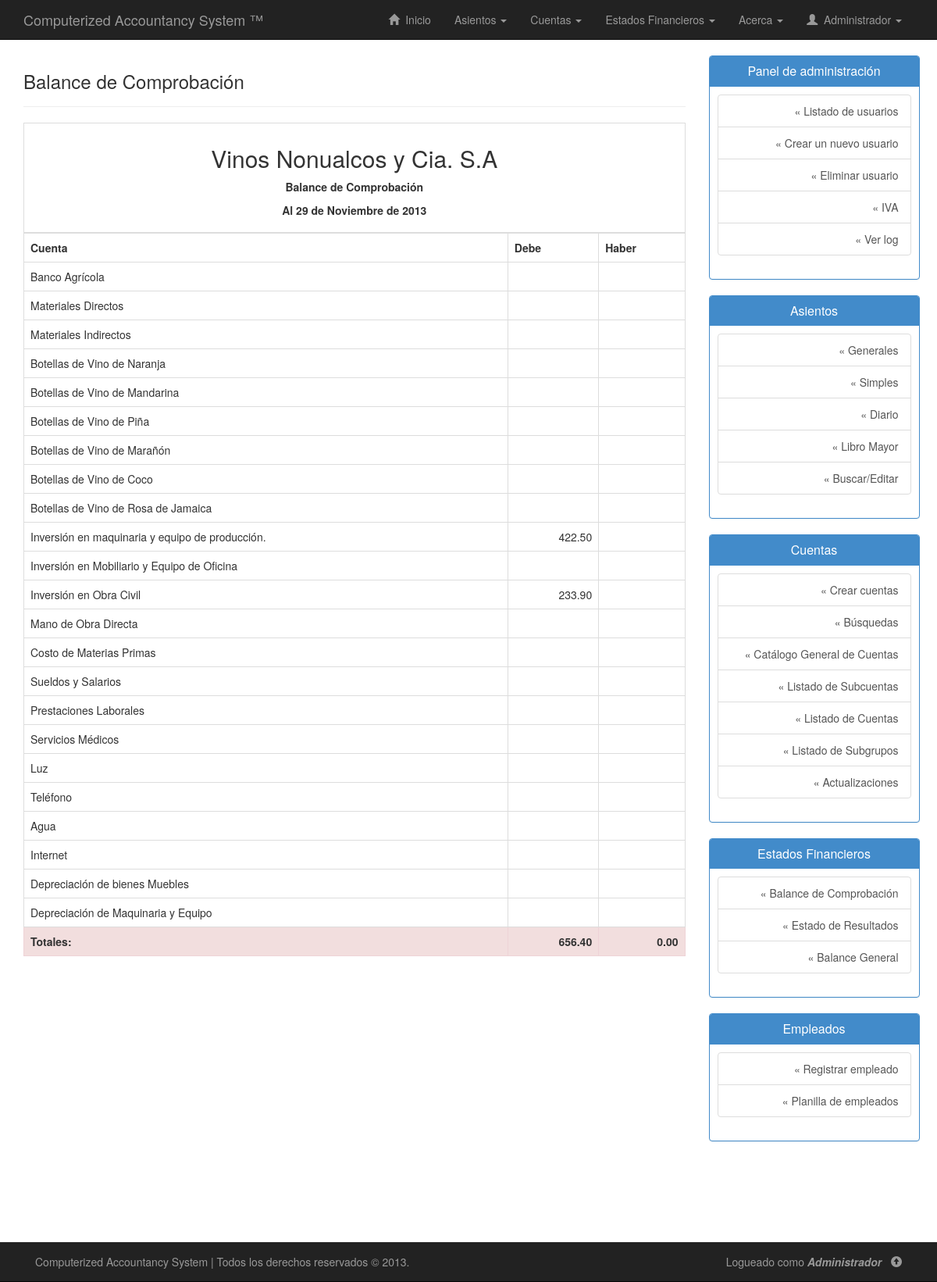
/php/balance-comprobacion.php (signed in), run on the app's committed database.
### tables this page shows
CREATE TABLE IF NOT EXISTS `cuentas` (
  `codigo_cuenta` varchar(20) NOT NULL,
  `subgrupo` varchar(20) DEFAULT NULL,
  `nombre_cuenta` varchar(50) NOT NULL,
  `tiene_subcuenta` enum('Si','No') NOT NULL,
  `descripcion_cuenta` varchar(255) DEFAULT NULL,
  `saldo_debe` double NOT NULL,
  `saldo_haber` double NOT NULL,
  PRIMARY KEY (`codigo_cuenta`),
  KEY `subgrupo` (`subgrupo`)
);

### php/balance-comprobacion.php (the view, shortened to what this page needs)
<!DOCTYPE html>
<html lang="es">
<head>
	<link rel="stylesheet" type="text/css" href="../css/bootstrap.min.css"/>
	<link rel="stylesheet" type="text/css" href="../css/estilos.css"/>
</head>
<body>
	<?php include("nav.php"); ?>
	<div class="container" id="contenido">
		<div class="row row-offcanvas row-offcanvas-right">
			<div class="col-xs-12 col-sm-9">
				<div class="page-header">
        			<h3>Balance de Comprobación</h3>
        		</div>
        		<div class="row">
        			<div class="container">
        				<table class="table table-bordered table-hover">
        					<thead>
								<tr>
									<th colspan="4">
										<h2 class="text-center">Vinos Nonualcos y Cia. S.A</h2>
										<p align="center">
											<strong>Balance de Comprobación</strong>
										</p>
										<p align="center">
										</p>
									</th>
								</tr>
							</thead>
							<tbody>
								<tr>
									<th>Cuenta</th>
									<th>Debe</th>
									<th>Haber</th>
								</tr>
								<?php
								if(!isset($conexion)){
									include("conexion.php");
									$sql = "SELECT * FROM cuentas";
									$ejecutar = $conexion->query($sql);
									while($regs = $ejecutar->fetch_assoc()){
										echo "<tr>";
										echo "<td>".utf8_encode($regs["nombre_cuenta"])."</td>";
										if($regs["saldo_debe"]==0){
											echo "<td></td>";
										} else {
											echo "<td class='text-right'>".number_format($regs["saldo_debe"],2)."</td>";
										}
										if($regs["saldo_haber"]==0){
											echo "<td></td>";
										} else {
											echo "<td class='text-right'>".number_format($regs["saldo_haber"],2)."</td>";
										}
										echo "</tr>";
									}
									$sql = "SELECT SUM(saldo_debe) sumadebe, SUM(saldo_haber) sumahaber FROM cuentas";
									$ejecutar = $conexion->query($sql);
									echo "<tr>";
									while($reg = $ejecutar->fetch_assoc()){
										if($reg["sumadebe"]!=$reg["sumahaber"]){
											echo "<td class='danger'><strong>Totales:</strong> </td>";
											echo "<td class='text-right danger'><strong>".number_format($reg["sumadebe"],2)."</strong></td>";
											echo "<td class='text-right danger'><strong>".number_format($reg["sumahaber"],2)."</strong></td>";
										} else {
											echo "<td><strong>Totales:</strong> </td>";
											echo "<td class='text-right'><strong>".number_format($reg["sumadebe"],2)."</strong></td>";
											echo "<td class='text-right'><strong>".number_format($reg["sumahaber"],2)."</strong></td>";
										}
									}
									echo "</tr>";
								}
								?>
							</tbody>
        				</table>
        			</div>
        		</div>
        	</div>
        	<?php include("sidebar.php"); ?>
        </div>
    </div>
	<?php include("footer.php"); ?>
</body>
</html>

### css/estilos.css (style rules this page uses)
body { background: #fff; margin-bottom: 80px; }
.page-header { margin-top: 0; }
#contenido { padding-bottom: 80px; }
table { background: #FFF; }

### data on the page
cuentas: nombre_cuenta "Banco Agrícola", saldo_debe 0 (drawn), saldo_haber 0 (drawn)
cuentas: nombre_cuenta "Materiales Directos", saldo_debe 0 (drawn), saldo_haber 0 (drawn)
cuentas: nombre_cuenta "Materiales Indirectos", saldo_debe 0 (drawn), saldo_haber 0 (drawn)
cuentas: nombre_cuenta "Botellas de Vino de Naranja", saldo_debe 0 (drawn), saldo_haber 0 (drawn)
cuentas: nombre_cuenta "Botellas de Vino de Mandarina", saldo_debe 0 (drawn), saldo_haber 0 (drawn)
cuentas: nombre_cuenta "Botellas de Vino de Piña", saldo_debe 0 (drawn), saldo_haber 0 (drawn)
cuentas: nombre_cuenta "Botellas de Vino de Marañón", saldo_debe 0 (drawn), saldo_haber 0 (drawn)
cuentas: nombre_cuenta "Botellas de Vino de Coco", saldo_debe 0 (drawn), saldo_haber 0 (drawn)
cuentas: nombre_cuenta "Botellas de Vino de Rosa de Jamaica", saldo_debe 0 (drawn), saldo_haber 0 (drawn)
cuentas: nombre_cuenta "Inversión en maquinaria y equipo de producción.", saldo_debe "422.50", saldo_haber 0 (drawn)
cuentas: nombre_cuenta "Inversión en Mobiliario y Equipo de Oficina", saldo_debe 0 (drawn), saldo_haber 0 (drawn)
cuentas: nombre_cuenta "Inversión en Obra Civil", saldo_debe "233.90", saldo_haber 0 (drawn)
cuentas: nombre_cuenta "Mano de Obra Directa", saldo_debe 0 (drawn), saldo_haber 0 (drawn)
cuentas: nombre_cuenta "Costo de Materias Primas", saldo_debe 0 (drawn), saldo_haber 0 (drawn)
cuentas: nombre_cuenta "Sueldos y Salarios", saldo_debe 0 (drawn), saldo_haber 0 (drawn)
cuentas: nombre_cuenta "Prestaciones Laborales", saldo_debe 0 (drawn), saldo_haber 0 (drawn)
cuentas: nombre_cuenta "Servicios Médicos", saldo_debe 0 (drawn), saldo_haber 0 (drawn)
cuentas: nombre_cuenta "Luz", saldo_debe 0 (drawn), saldo_haber 0 (drawn)
cuentas: nombre_cuenta "Teléfono", saldo_debe 0 (drawn), saldo_haber 0 (drawn)
cuentas: nombre_cuenta "Agua", saldo_debe 0 (drawn), saldo_haber 0 (drawn)
cuentas: nombre_cuenta "Internet", saldo_debe 0 (drawn), saldo_haber 0 (drawn)
cuentas: nombre_cuenta "Depreciación de bienes Muebles", saldo_debe 0 (drawn), saldo_haber 0 (drawn)
cuentas: nombre_cuenta "Depreciación de Maquinaria y Equipo", saldo_debe 0 (drawn), saldo_haber 0 (drawn)

### other printed values
$_SESSION['usuario'] "Administrador"
$reg["sumadebe"] "656.40"
$reg["sumahaber"] "0.00"
$_SESSION["usuario"] "Administrador"
